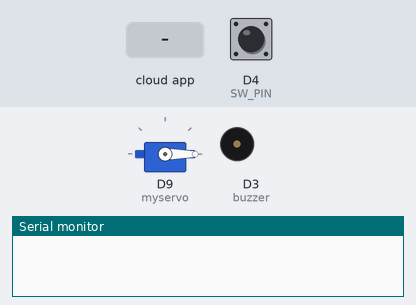
Simulated run of this sketch. Board: Arduino Nano 33 IoT. Parts: servo, buzzer (waves = sounding), the last lines printed to the serial monitor. Inputs (shaded band) come from the test bench; at power-on: D4 (SW_PIN) HIGH. WiFi joins after 1.5 s; servers stay silent unless stated; web services answer with replies made up by the test bench.

Above: at 4.9 s.
5.0 s: D4 (SW_PIN) pulled LOW for 0.15 s
At 6.2 s:
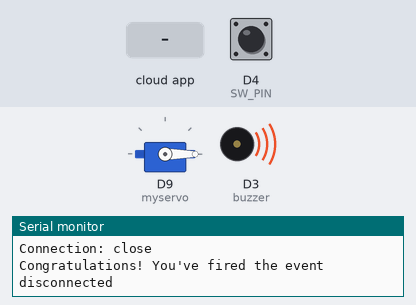
7.9 s: the phone or cloud app sets lockCommand to 0
At 8.6 s:
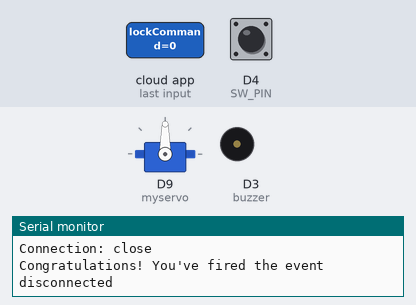
11.2 s: the phone or cloud app sets lockCommand to 1
At 11.9 s:
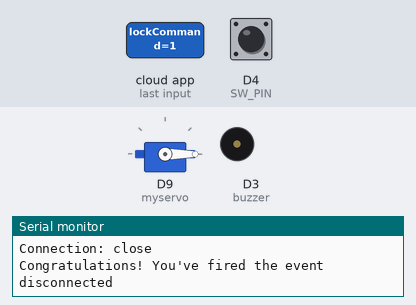
Timing chart, 0 to 13.8 s (numbered marks = the images above; inputs shaded):
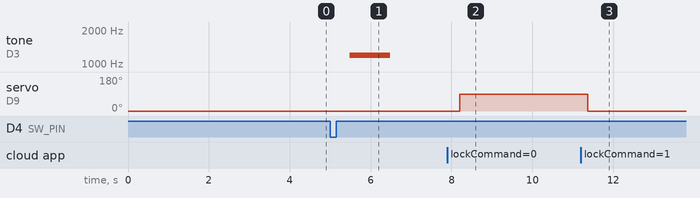

Measured:
- after the input at 5.0 s, tone on D3 (buzzer): silent → 1200 Hz after 0.48 s, → silent 1.0 s later
- after the input at 7.9 s, servo on D9 (myservo): 0° → 90° after 0.31 s
- after the input at 11.2 s, servo on D9 (myservo): 90° → 0° after 0.17 s

The sketch:

SmartMailboxMonitor_v1.ino
```cpp
#include "arduino_secrets.h"
/*
  Sketch for SmartMailbox
  https://create.arduino.cc/cloud/things/8d5e5892-14ef-4d1b-a412-8b9445602a07

  Arduino IoT Cloud Variables description

  The following variables are automatically generated and updated when changes are made to the Thing

  bool doorState;
  bool lockCommand;

  Variables which are marked as READ/WRITE in the Cloud Thing will also have functions
  which are called when their values are changed from the Dashboard.
  These functions are generated with the Thing and added at the end of this sketch.
*/
#include <arduino-timer.h>
#include "thingProperties.h"
#include <SPI.h>
#include <MFRC522.h>
#include <WiFiNINA.h>

int buzzer = 3; //connecting buzzer to pin 7

#define SW_PIN          4

#define RST_PIN         5           // Configurable, see typical pin layout above
#define SS_PIN          18          // Configurable, see typical pin layout above
MFRC522 mfrc522(SS_PIN, RST_PIN);   // Create MFRC522 instance.
MFRC522::MIFARE_Key key;

#include <Servo.h>
Servo myservo;  // create servo object to control a servo
int status = WL_IDLE_STATUS;

char ssid[] = SECRET_SSID;
char pass[] = SECRET_PASS;

WiFiClient client;
char HOST_NAME[] = "maker.ifttt.com";
String PATH_NAME = "/trigger/..."; // change your EVENT-NAME and YOUR-KEY
String PATH_NAME_ALARM= "/trigger/..."; // change your EVENT-NAME and YOUR-KEY
String queryString = "?value1=57&value2=25";

int sw_state = 4;
int servo_state = 0;
int notice_state = 0;
int rfid_state;
  //Resident ID
  byte CID[]    = {
    0x4b, 0xb9, 0x56, 0x73,
  };
  //Mail Carrier ID
  byte CID2[]    = {
    0x5d, 0xbe, 0x55, 0x73,
  };

  byte buffer[8];
  byte size = sizeof(buffer);

auto timer = timer_create_default();

void setup() {
  // Initialize serial and wait for port to open:
  Serial.begin(9600);
  // This delay gives the chance to wait for a Serial Monitor without blocking if none is found
  delay(500);

  // Defined in thingProperties.h
  initProperties();

  // Connect to Arduino IoT Cloud
  ArduinoCloud.begin(ArduinoIoTPreferredConnection);

  /*
     The following function allows you to obtain more information
     related to the state of network and IoT Cloud connection and errors
     the higher number the more granular information you’ll get.
     The default is 0 (only errors).
     Maximum is 4
 */
  setDebugMessageLevel(2);
  ArduinoCloud.printDebugInfo();

  myservo.attach(9);  // attaches the servo on pin 9 to the servo object
  turn_servo(0);
  lockCommand = true;

  SPI.begin();        // Init SPI bus
  mfrc522.PCD_Init(); // Init MFRC522 card

  pinMode(SW_PIN, INPUT_PULLUP);

  WiFi.begin(ssid, pass);

  SPI.begin();        // Init SPI bus
  mfrc522.PCD_Init(); // Init MFRC522 card
  auto timer = timer_create_default();

}

void loop() {
  timer.tick();
  ArduinoCloud.update();
  // Your code here
  rfid_state = checkRFID();
  if(rfid_state == 4 || rfid_state == 5){
    lockCommand = false;
  }
  delay(20);
  update_lockCommand();
  delay(20);
  updateDoorState(rfid_state);

}

void updateDoorState(int state){
  sw_state = digitalRead(SW_PIN);
  delay(50);
  if(sw_state == LOW){
    doorState = true;
    if(notice_state < 1){
      notice_state++;
      if(lockCommand){
        sendEmailAlarm();
        beepAlarm();
      }
    }
    //auto task = timer.in(20000, beepAlarm());

  } else{
    doorState = false;
    timer.cancel();
    if(notice_state > 0){
      lockCommand = true;
    }
    notice_state = 0;
  }

  delay(100);
}

int checkRFID(){
  // Reset the loop if no new card present on the sensor/reader. This saves the entire process when idle.
  if ( ! mfrc522.PICC_IsNewCardPresent())
    return 1;

  // Select one of the cards
  if ( ! mfrc522.PICC_ReadCardSerial())
    return 2;

  // Show some details of the PICC (that is: the tag/card)
  Serial.print(F("Card UID:"));
  dump_byte_array(mfrc522.uid.uidByte, mfrc522.uid.size);
  Serial.println();

  int result = 0;
  if(matchResident(mfrc522.uid.uidByte, mfrc522.uid.size)){
    result = 4;
  } else if (matchMC(mfrc522.uid.uidByte, mfrc522.uid.size)){
    result = 5;
        int sent_email = sendEmailNotice();
        if(sent_email){
          Serial.println("email notice command sent successfully");
        } else{
        Serial.println("email notice command unable to reach server");
        }
  } else {
    result = 3;
  }
  Serial.println("RFID status: " + String(result));

  // Halt PICC
  mfrc522.PICC_HaltA();
  // Stop encryption on PCD
  mfrc522.PCD_StopCrypto1();
  return result;
}

/**
   Helper routine to dump a byte array as hex values to Serial.
*/
void dump_byte_array(byte *buffer, byte bufferSize) {
  for (byte i = 0; i < bufferSize; i++) {
    Serial.print(buffer[i] < 0x10 ? " 0" : " ");
    Serial.print(buffer[i], HEX);
  }
}

bool matchResident(byte *buffer, byte bufferSize){
  Serial.println(F("Checking result..."));
  byte count = 0;
  for (byte i = 0; i < bufferSize; i++) {
    // Compare buffer (= what we've read) with dataBlock (= what we've written)
    if (buffer[i] == CID[i])
      count++;
  }
  Serial.print(F("Number of bytes that match = ")); Serial.println(count);
  if (count == bufferSize) {
    Serial.println(F("Success :-)"));
    return true;

  } else {
    Serial.println(F("Failure, no match :-("));
    return false;
  }
}

bool matchMC(byte *buffer, byte bufferSize){
  Serial.println(F("Checking result..."));
  byte count = 0;
  for (byte i = 0; i < bufferSize; i++) {
    // Compare buffer (= what we've read) with dataBlock (= what we've written)
    if (buffer[i] == CID2[i])
      count++;
  }
  Serial.print(F("Number of bytes that match = ")); Serial.println(count);
  if (count == bufferSize) {
    Serial.println(F("Success :-)"));
    return true;

  } else {
    Serial.println(F("Failure, no match :-("));
    return false;
  }
}


void turn_servo(int angle) {
  myservo.write(angle);              // tell servo to go to position in variable 'pos'
  // Serial.print("servo angle:");
  // Serial.println(angle);
  delay(100);

}

void update_lockCommand(){
  if(lockCommand){
    //lock action
    servo_state = 0;
    turn_servo(0);
    //Serial.println("lock");
  } else{
    //unlock action
    servo_state = 1;
    turn_servo(90);
    //Serial.println("unlock");
  }
}

int sendEmailNotice(){
    // connect to web server on port 80:
  if (client.connect(HOST_NAME, 80)) {
    // if connected:
    Serial.println("Connected to server");
  }
  else {// if not connected:
    Serial.println("connection failed");
    return 0;
  }
        // make a HTTP request:
        // send HTTP header
        client.println("GET " + PATH_NAME + queryString + " HTTP/1.1");
        client.println("Host: " + String(HOST_NAME));
        client.println("Connection: close");
        client.println(); // end HTTP header

        while (client.connected())
        {
            if (client.available())
            {
                // read an incoming byte from the server and print it to serial monitor:
                char c = client.read();
                Serial.print(c);
            }
        }

        // the server's disconnected, stop the client:
        client.stop();
        Serial.println();
        Serial.println("disconnected");
    return 1;

}

int sendEmailAlarm(){
    // connect to web server on port 80:
  if (client.connect(HOST_NAME, 80)) {
    // if connected:
    Serial.println("Connected to server");
  }
  else {// if not connected:
    Serial.println("connection failed");
    return 0;
  }
        // make a HTTP request:
        // send HTTP header
        client.println("GET " + PATH_NAME_ALARM + queryString + " HTTP/1.1");
        client.println("Host: " + String(HOST_NAME));
        client.println("Connection: close");
        client.println(); // end HTTP header

        while (client.connected())
        {
            if (client.available())
            {
                // read an incoming byte from the server and print it to serial monitor:
                char c = client.read();
                Serial.print(c);
            }
        }

        // the server's disconnected, stop the client:
        client.stop();
        Serial.println();
        Serial.println("disconnected");
    return 1;

}

void beepAlarm(){
  tone(buzzer,1000,1000); //freq 1000 Hz,delay 1 sec
  tone(buzzer,1200,1000); //freq 1200 Hz,delay 1 sec
  delay(50);
}

//Placeholder function for Arduino IoT Cloud variable update, not used
/*
  Since LockCommand is READ_WRITE variable, onLockCommandChange() is
  executed every time a new value is received from IoT Cloud.
*/
void onLockCommandChange()  {
  // Add your code here to act upon LockCommand change

}
```

arduino_secrets.h
```cpp
#define SECRET_SSID ""
#define SECRET_PASS ""
```

thingProperties.h
```cpp
// Code generated by Arduino IoT Cloud, DO NOT EDIT.

#include <ArduinoIoTCloud.h>
#include <Arduino_ConnectionHandler.h>

const char SSID[]     = SECRET_SSID;    // Network SSID (name)
const char PASS[]     = SECRET_PASS;    // Network password (use for WPA, or use as key for WEP)

void onLockCommandChange();

bool doorState;
bool lockCommand;

void initProperties(){

  ArduinoCloud.addProperty(doorState, READ, ON_CHANGE, NULL);
  ArduinoCloud.addProperty(lockCommand, READWRITE, ON_CHANGE, onLockCommandChange);

}

WiFiConnectionHandler ArduinoIoTPreferredConnection(SSID, PASS);
```
